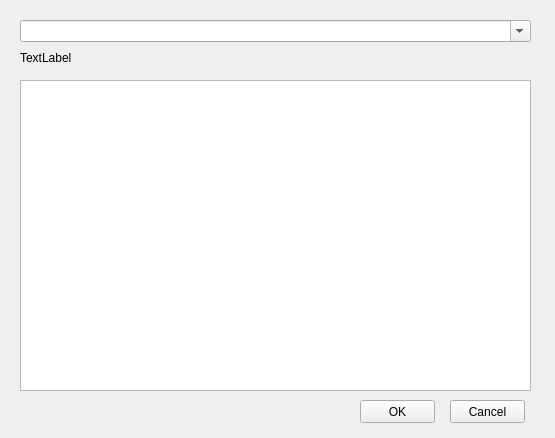
<?xml version="1.0" encoding="UTF-8"?>
<ui version="4.0">
 <class>Dialog_RemoteBrowse</class>
 <widget class="QDialog" name="Dialog_RemoteBrowse">
  <property name="geometry">
   <rect>
    <x>0</x>
    <y>0</y>
    <width>555</width>
    <height>438</height>
   </rect>
  </property>
  <property name="windowTitle">
   <string>Remote Browsing Dialog</string>
  </property>
  <widget class="QTreeView" name="treeView_Browse">
   <property name="geometry">
    <rect>
     <x>20</x>
     <y>80</y>
     <width>511</width>
     <height>311</height>
    </rect>
   </property>
   <property name="sortingEnabled">
    <bool>true</bool>
   </property>
  </widget>
  <widget class="QComboBox" name="comboBox_Path">
   <property name="geometry">
    <rect>
     <x>20</x>
     <y>20</y>
     <width>511</width>
     <height>22</height>
    </rect>
   </property>
   <property name="editable">
    <bool>true</bool>
   </property>
   <property name="insertPolicy">
    <enum>QComboBox::InsertAlphabetically</enum>
   </property>
  </widget>
  <widget class="QPushButton" name="pushButton_Ok">
   <property name="geometry">
    <rect>
     <x>360</x>
     <y>400</y>
     <width>75</width>
     <height>23</height>
    </rect>
   </property>
   <property name="text">
    <string>OK</string>
   </property>
   <property name="autoDefault">
    <bool>false</bool>
   </property>
  </widget>
  <widget class="QPushButton" name="pushButton_Cancel">
   <property name="geometry">
    <rect>
     <x>450</x>
     <y>400</y>
     <width>75</width>
     <height>23</height>
    </rect>
   </property>
   <property name="text">
    <string>Cancel</string>
   </property>
   <property name="autoDefault">
    <bool>false</bool>
   </property>
  </widget>
  <widget class="QLabel" name="label_System">
   <property name="geometry">
    <rect>
     <x>20</x>
     <y>50</y>
     <width>511</width>
     <height>16</height>
    </rect>
   </property>
   <property name="text">
    <string>TextLabel</string>
   </property>
  </widget>
 </widget>
 <resources/>
 <connections/>
</ui>
